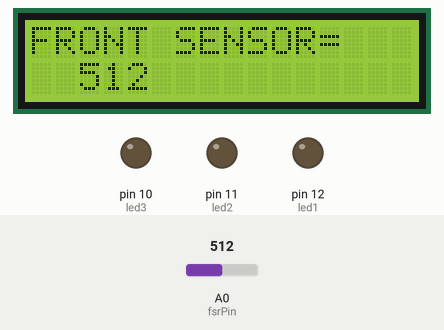
The sketch below on a simulated Arduino Uno, built with avr-gcc and run on an emulated ATmega328P. Shown: 16×2 character LCD, output pins drawn as LEDs (lit = HIGH). The inputs (shaded band) are chosen by the test bench; at power-on: A0 (fsrPin) = 512. What the sketch prints to the serial monitor is not drawn.

Above: at 2.2 s.
2.3 s: A0 (fsrPin) set to 223
At 3.8 s:
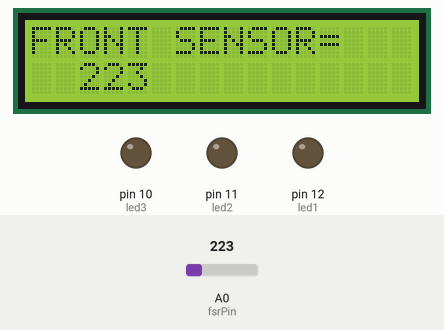
5.0 s: A0 (fsrPin) set to 200
At 6.8 s:
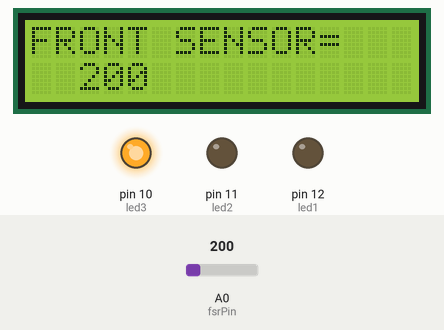
7.7 s: A0 (fsrPin) set to 108
At 10.3 s:
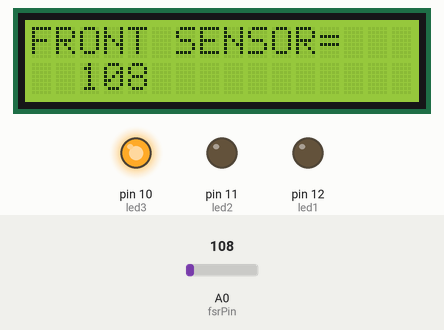
10.6 s: A0 (fsrPin) set to 94
At 13.3 s:
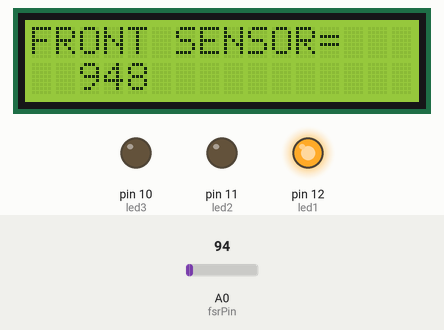
Timing chart, 0 to 14.6 s (numbered marks = the images above; inputs shaded):
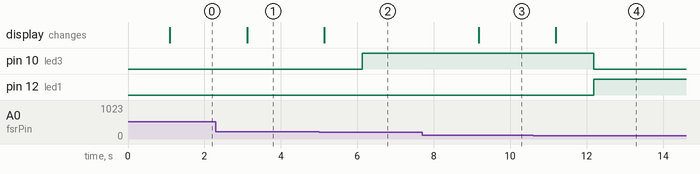

Measured:
- the behaviour switches between 210 and 209 on A0 (fsrPin) (found by bisection; images 1 and 2)
- the behaviour switches between 100 and 99 on A0 (fsrPin) (found by bisection; images 3 and 4)
- after the input at 2.3 s, the display: changes after 0.82 s (image 1)
- after the input at 5.0 s, pin 10 (led3): LOW → HIGH after 1.1 s; the display: changes after 0.13 s (image 2)
- after the input at 7.7 s, the display: changes after 1.5 s (image 3)
- after the input at 10.6 s, pin 10 (led3): HIGH → LOW after 1.6 s; pin 12 (led1): LOW → HIGH after 1.6 s; the display: changes after 0.59 s (image 4)

The sketch:

FFFFF.ino
```cpp
#include <LiquidCrystal_I2C.h>
LiquidCrystal_I2C lcd(0x27, 16, 2);
int fsrPin = 0;     // the FSR and 10K pulldown are connected to a0
int fsrReading;     // the analog reading from the FSR resistor divider
 int led1 =12;
 int led2 =11;
 int led3 =10;

void setup(void)
{
  Serial.begin(9600);
  pinMode(led1,OUTPUT);
  pinMode(led2,OUTPUT);
  pinMode(led3,OUTPUT);
  lcd.init(); // initialize the lcd
  lcd.backlight();
  lcd.setCursor(0, 0);         // move cursor to   (0, 0)
  lcd.print("WLE COME");        // print message at (0, 0)
  lcd.setCursor(2, 1);         // move cursor to   (2, 1)
  lcd.print("MLRIT"); // print message at (2, 1)
  delay(1000);
  lcd.clear();
}

void loop(void)
{
  fsrReading = analogRead(fsrPin);
  Serial.print("Analog reading = ");
  Serial.print(fsrReading);     // print the raw analog reading
  lcd.setCursor(0, 0);         // move cursor to   (0, 0)
  lcd.print("FRONT SENSOR= ");        // print message at (0, 0)
  lcd.setCursor(2, 1);         // move cursor to   (2, 1)
  lcd.print(fsrReading); // print message at (2, 1)
  delay(1000);
  if (fsrReading < 10)
  {
    Serial.println(" - No pressure");
    digitalWrite(12,1);
    digitalWrite(11,0);
    digitalWrite(10,0);
  }
  else if (fsrReading < 100)
  {
    Serial.println(" - Light touch");
    digitalWrite(12,1);
    digitalWrite(11,0);
    digitalWrite(10,0);
  }
  else if (fsrReading < 100)
  {
    Serial.println(" - Light squeeze");
    digitalWrite(11,1);
    digitalWrite(12,0);
    digitalWrite(10,0);
  }
  else if (fsrReading < 210)
  {
    Serial.println(" - Medium squeeze");
    digitalWrite(12,0);
    digitalWrite(11,0);
    digitalWrite(10,1);
  }
  else
  {
    Serial.println(" - Big squeeze");
    digitalWrite(12,0);
    digitalWrite(11,0);
    digitalWrite(10,0);
  }
  delay(1000);
}
```
